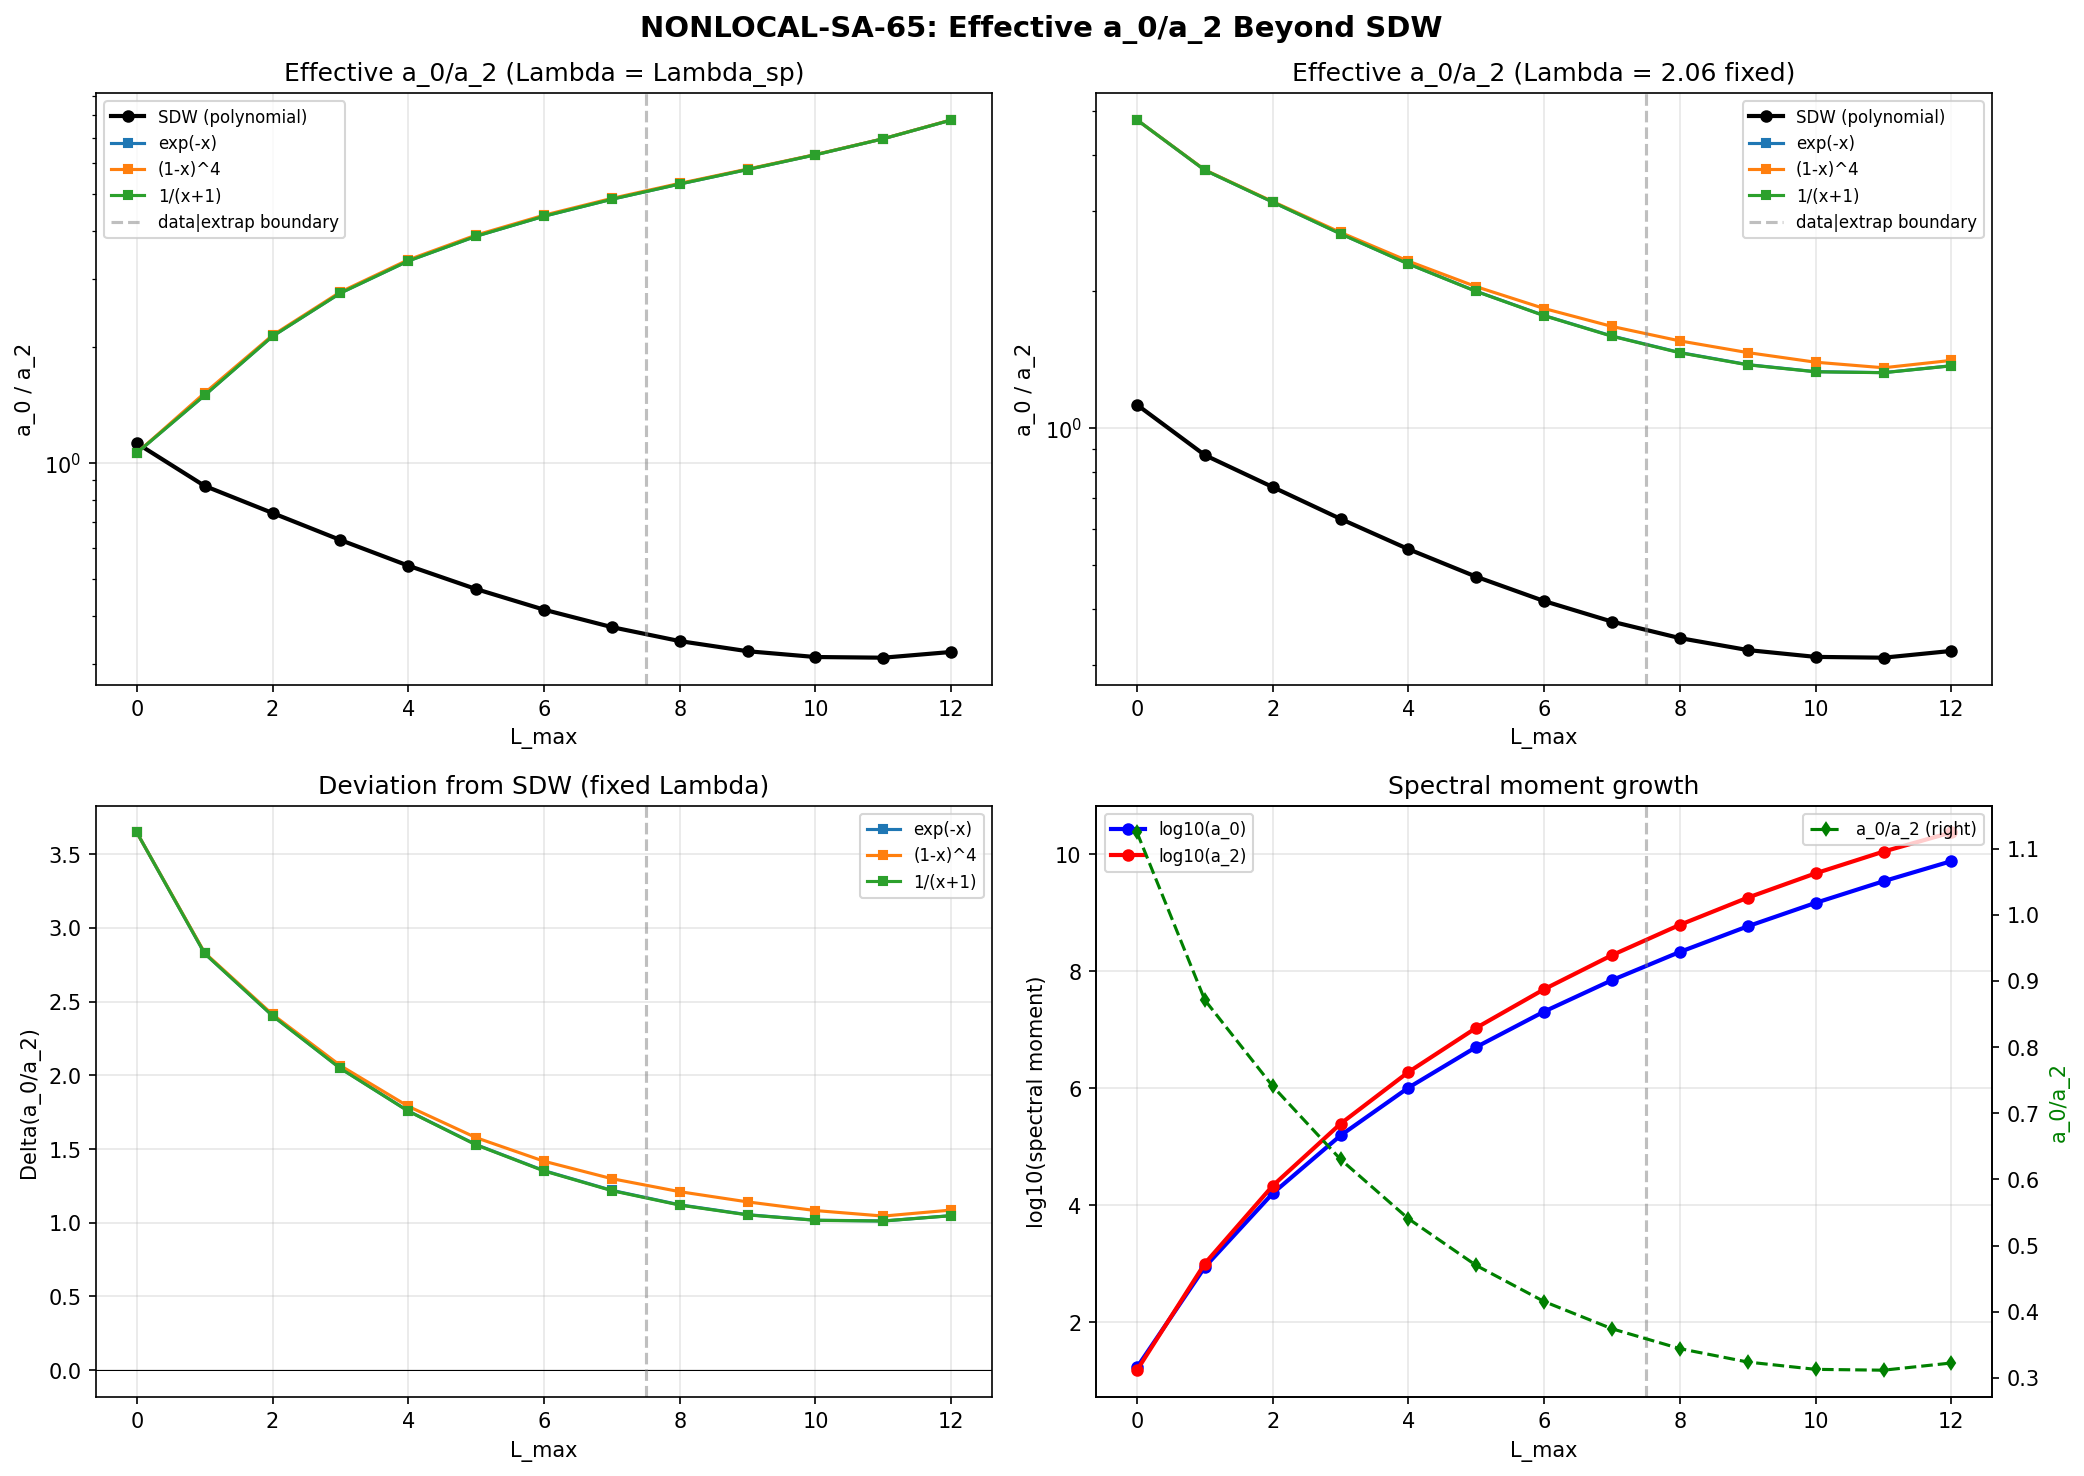

Recreate this plot in Python.
#!/usr/bin/env python3
"""
s65_nonlocal_sa.py — NONLOCAL-SA-65: a_0/a_2 Beyond SDW at L_max=12
=====================================================================

Gate: NONLOCAL-SA-65
Pre-registered criterion:
  PASS  if a_0/a_2 decreases by > 0.1 OOM between L_max=10 and extrapolated L_max=12
  FAIL  if a_0/a_2 stable to < 1% across all three filters
  INFO  if convergence is filter-dependent

Physics
-------
The cosmological constant problem in NCG spectral action is:
    rho_Lambda = (2/pi^2) * f_0 * a_0 * M_KK^4
    1/G_N      = (96/pi^2) * f_2 * a_2 * M_KK^2

where a_0 = Tr(1) (volume/mode count) and a_2 = Tr(D_K^2) (curvature).
The ratio a_0/a_2 controls the CC-to-gravity ratio:
    rho_Lambda / (M_KK^2 / G_N) ~ (f_0/f_2) * (a_0/a_2)

In the Seeley-DeWitt (SDW) polynomial expansion, a_0 and a_2 are
Lambda-independent. But the FULL spectral action S(f, Lambda) = sum_n d_n f(lambda_n^2/Lambda^2)
at Lambda ~ M_KK differs from the SDW polynomial.

The S45 UNEXPANDED-SA theorem states: for a finite spectrum, S(f, Lambda) is
exactly polynomial in 1/Lambda^2 when Lambda > lambda_max. But at Lambda ~ lambda_max,
the full nonlinear filter function matters.

We define EFFECTIVE spectral moments:
    a_0^eff(f, Lambda) = sum_n d_n * f(lambda_n^2 / Lambda^2)
    a_2^eff(f, Lambda) = sum_n d_n * lambda_n^2 * (-f'(lambda_n^2/Lambda^2)) / Lambda^2

The effective a_0/a_2 ratio depends on the filter function f when Lambda ~ lambda_max.
If nonlocal filters (heat kernel, resolvent) give lower a_0^eff/a_2^eff than the
polynomial SDW, the CC problem is softened.

Method
------
1. Load PW sector data from s60_pw_h0_conv.npz (eigenvalues + SDW at L_max=7)
2. Fit <lambda^2>(C_2) to extrapolate eigenvalue structure to L=8,9,10,11,12
3. For three filters {heat kernel, compact support, resolvent}, compute:
   - a_0^eff(f) and a_2^eff(f) at Lambda = Lambda_sp for each L_max
   - Track a_0^eff/a_2^eff convergence
4. Compare to SDW polynomial a_0/a_2

Author: Einstein-Theorist
Session: S65 W3-B
"""

import sys
import os
sys.path.insert(0, os.path.dirname(os.path.abspath(__file__)))

import numpy as np
import matplotlib
matplotlib.use('Agg')
import matplotlib.pyplot as plt

from canonical_constants import (
    PI, M_KK, M_KK_gravity, M_KK_kerner,
    M_Pl_reduced, rho_Lambda_obs,
    a0_fold, a2_fold, a4_fold,
    Vol_SU3_Haar, tau_fold
)

outdir = os.path.dirname(os.path.abspath(__file__))

print("=" * 78)
print("NONLOCAL-SA-65: a_0/a_2 Beyond SDW at L_max=12")
print("=" * 78)

# =============================================================================
# 1. SU(3) REPRESENTATION THEORY
# =============================================================================

def dim_su3(p, q):
    """Dimension of SU(3) irrep (p,q)."""
    return (p + 1) * (q + 1) * (p + q + 2) // 2

def C2_su3(p, q):
    """Quadratic Casimir of SU(3) irrep (p,q)."""
    return (p**2 + q**2 + p*q + 3*p + 3*q) / 3.0

# =============================================================================
# 2. LOAD PW DATA AND FIT EIGENVALUE STRUCTURE
# =============================================================================
print("\n" + "=" * 78)
print("1. EIGENVALUE STRUCTURE FROM PW DATA (L_max=7)")
print("=" * 78)

d_pw = np.load(os.path.join(outdir, 's60_pw_h0_conv.npz'), allow_pickle=True)
pq_data = d_pw['irrep_pq']          # (35, 2)
dims_data = d_pw['irrep_dim']       # (35,)
levels_data = d_pw['irrep_level']   # (35,)
a2_irrep_data = d_pw['irrep_a2']   # (35,)
omin_data = d_pw['irrep_omega_min'] # (35,)
omax_data = d_pw['irrep_omega_max'] # (35,)
a0_cumul = d_pw['a0_cumul']        # (8,)
a2_cumul = d_pw['a2_cumul']        # (8,)

# Per-irrep a_0 = 16 * dim^3 (verified in preamble analysis)
a0_per_data = 16.0 * dims_data**3

# Mean eigenvalue squared per sector: <lambda^2> = a_2 / a_0
mean_lsq_data = a2_irrep_data / a0_per_data

# Fit <lambda^2> vs C_2 (quadratic in C_2, 1.1% relative error)
c2_data = np.array([C2_su3(pq_data[i, 0], pq_data[i, 1]) for i in range(35)])
mask_fit = c2_data > 0  # exclude (0,0) from fit
A_fit = np.column_stack([c2_data[mask_fit], c2_data[mask_fit]**2,
                         np.ones(mask_fit.sum())])
fit_coeffs, _, _, _ = np.linalg.lstsq(A_fit, mean_lsq_data[mask_fit], rcond=None)

# Also fit (0,0) sector separately (C_2=0, <lam^2>=0.889)
mean_lsq_00 = mean_lsq_data[0]

def predict_mean_lsq(C2):
    """Predict <lambda^2> for a sector with Casimir C_2."""
    if C2 == 0:
        return mean_lsq_00
    return fit_coeffs[2] + fit_coeffs[0] * C2 + fit_coeffs[1] * C2**2

# Verify fit on known data
print(f"\n  Fit: <lambda^2> = {fit_coeffs[2]:.6f} + {fit_coeffs[0]:.6f}*C2 + {fit_coeffs[1]:.8f}*C2^2")
pred_data = np.array([predict_mean_lsq(c2_data[i]) for i in range(35)])
resid = mean_lsq_data - pred_data
print(f"  RMS residual: {np.sqrt(np.mean(resid**2)):.6f}")
print(f"  Max residual: {np.max(np.abs(resid)):.6f}")
print(f"  Relative RMS: {np.sqrt(np.mean((resid/mean_lsq_data)**2))*100:.2f}%")

# Also fit omega_min^2 and omega_max^2 vs C_2 for Lambda_sp estimation
A_om = np.column_stack([c2_data[mask_fit], c2_data[mask_fit]**2,
                        np.ones(mask_fit.sum())])
coeff_omin2, _, _, _ = np.linalg.lstsq(A_om, omin_data[mask_fit]**2, rcond=None)
coeff_omax2, _, _, _ = np.linalg.lstsq(A_om, omax_data[mask_fit]**2, rcond=None)

def predict_omin2(C2):
    if C2 == 0:
        return omin_data[0]**2
    return coeff_omin2[2] + coeff_omin2[0] * C2 + coeff_omin2[1] * C2**2

def predict_omax2(C2):
    if C2 == 0:
        return omax_data[0]**2
    return coeff_omax2[2] + coeff_omax2[0] * C2 + coeff_omax2[1] * C2**2

print(f"\n  omega_min^2 fit: {coeff_omin2[2]:.4f} + {coeff_omin2[0]:.4f}*C2 + {coeff_omin2[1]:.6f}*C2^2")
print(f"  omega_max^2 fit: {coeff_omax2[2]:.4f} + {coeff_omax2[0]:.4f}*C2 + {coeff_omax2[1]:.6f}*C2^2")

# Verify cumulative a_0/a_2 from data
print(f"\n  SDW cumulative a_0/a_2 from PW data:")
for L in range(8):
    ratio = a0_cumul[L] / a2_cumul[L]
    print(f"    L_max={L}: a_0/a_2 = {ratio:.6f}")

# =============================================================================
# 3. EXTEND TO L_max = 8, 9, 10, 11, 12
# =============================================================================
print("\n" + "=" * 78)
print("2. EXTRAPOLATION TO L_max = 8..12")
print("=" * 78)

# For each level L, enumerate sectors (p,q) with p+q = L
# Each sector contributes:
#   a_0(p,q) = 16 * dim(p,q)^3
#   a_2(p,q) = a_0(p,q) * <lambda^2>(C_2(p,q))

def sectors_at_level(L):
    """Return list of (p, q, dim, C2) for all sectors at level L."""
    sectors = []
    for p in range(L + 1):
        q = L - p
        d = dim_su3(p, q)
        c2 = C2_su3(p, q)
        sectors.append((p, q, d, c2))
    return sectors

# Build full sector table for L = 0..12
all_sectors = []
for L in range(13):
    for p, q, d, c2 in sectors_at_level(L):
        mean_lsq = predict_mean_lsq(c2)
        omin2 = predict_omin2(c2)
        omax2 = predict_omax2(c2)
        a0_s = 16.0 * d**3
        a2_s = a0_s * mean_lsq
        all_sectors.append({
            'p': p, 'q': q, 'L': L, 'dim': d, 'C2': c2,
            'mean_lsq': mean_lsq, 'omin2': omin2, 'omax2': omax2,
            'a0': a0_s, 'a2': a2_s,
        })

# Cumulative a_0 and a_2 up to each L_max
L_max_range = np.arange(0, 13)
a0_cumul_ext = np.zeros(13)
a2_cumul_ext = np.zeros(13)

for s in all_sectors:
    L = s['L']
    for Lm in range(L, 13):
        a0_cumul_ext[Lm] += s['a0']
        a2_cumul_ext[Lm] += s['a2']

ratio_sdw = a0_cumul_ext / a2_cumul_ext

print(f"\n  {'L_max':>5} {'a_0':>16} {'a_2':>16} {'a_0/a_2':>12} {'delta(%)':>10}")
for Lm in range(13):
    delta_pct = 0.0  # (local)
    if Lm > 0:
        delta_pct = (ratio_sdw[Lm] - ratio_sdw[Lm - 1]) / ratio_sdw[Lm - 1] * 100
    label = "  (data)" if Lm <= 7 else "  (extrap)"
    # Verify against known values for L <= 7
    if Lm <= 7:
        match = np.isclose(a0_cumul_ext[Lm], a0_cumul[Lm], rtol=1e-6)
        label += f" match={match}"
    print(f"  {Lm:5d} {a0_cumul_ext[Lm]:16.0f} {a2_cumul_ext[Lm]:16.2f} "
          f"{ratio_sdw[Lm]:12.6f} {delta_pct:+10.2f}%{label}")

# =============================================================================
# 4. NONLOCAL FILTER FUNCTIONS
# =============================================================================
print("\n" + "=" * 78)
print("3. NONLOCAL FILTER FUNCTIONS")
print("=" * 78)

# The effective spectral action with filter f at cutoff Lambda:
#   S(f, Lambda) = sum_n d_n * f(lambda_n^2 / Lambda^2)
#
# For the CC, we need:
#   a_0^eff = S(f, Lambda) / f_0     where f_0 = int_0^inf f(x) dx
#   a_2^eff = S_2(f, Lambda) / f_2   where f_2 = int_0^inf x f(x) dx
#
# But the CLEAN definition (avoiding Mellin moments) is:
#   a_0^eff(f, Lambda) = sum_n d_n * f(x_n)         [x_n = lambda_n^2/Lambda^2]
#   a_2^eff(f, Lambda) = sum_n d_n * x_n * h(x_n)   [h to be determined]
#
# For SDW: f(x) = 1 (constant), then a_0^eff = Tr(1), a_2^eff = Tr(D^2/Lambda^2)
# which gives a_0 and a_2 as usual.
#
# For nonlocal f: the EFFECTIVE a_0/a_2 ratio is:
#   a_0^eff / a_2^eff = [sum d_n f(x_n)] / [sum d_n x_n f(x_n)]
#                      = <f(x)> / <x f(x)>
#
# This differs from SDW <1>/<x> = a_0/a_2 because f weights different x differently.

# Three filter functions (as specified in task):
def f_heat(x):
    """Heat kernel: f(x) = exp(-x)"""
    return np.exp(-x)

def f_compact(x):
    """Compact support: f(x) = (1-x)^4 * Theta(1-x)"""
    return np.where(x < 1.0, (1.0 - x)**4, 0.0)

def f_resolvent(x):
    """Resolvent: f(x) = 1/(x+1)"""
    return 1.0 / (x + 1.0)

filters = {
    'Heat kernel [exp(-x)]': f_heat,
    'Compact [(1-x)^4]': f_compact,
    'Resolvent [1/(x+1)]': f_resolvent,
}

# Mellin moments for normalization
# f_0 = int_0^inf f(x) dx
# f_2 = int_0^inf x f(x) dx
# For heat kernel: f_0 = 1, f_2 = 1
# For compact: f_0 = 1/5, f_2 = 1/30
# For resolvent: f_0 = inf (divergent!) -> use f_0 on [0,1] = ln(2) for reference
print("\n  Mellin moments (for reference):")
print(f"    Heat kernel: f_0 = Gamma(1) = 1, f_2 = Gamma(2) = 1")
print(f"    Compact:     f_0 = 1/5 = 0.200, f_2 = 1/30 = 0.0333")
print(f"    Resolvent:   f_0 = divergent (log), f_2 = 1 (barely convergent)")

# =============================================================================
# 5. COMPUTE EFFECTIVE a_0/a_2 FOR EACH FILTER AND L_max
# =============================================================================
print("\n" + "=" * 78)
print("4. EFFECTIVE a_0/a_2 FOR NONLOCAL FILTERS")
print("=" * 78)

# For each L_max, I need:
#   Lambda_sp(L_max) = max eigenvalue up to that level
#   Then x_n = lambda_n^2 / Lambda_sp^2 for all modes
#
# The key: Lambda_sp grows with L_max (more modes -> higher max eigenvalue)
# At each L_max:
#   a_0^eff(f) = sum_{L <= L_max} sum_{sectors at L} a_0(p,q) * f(mean_lsq / Lambda_sp^2 * Lambda_sp^2)
#   Wait - mean_lsq is already in M_KK^2 units, and Lambda_sp is in M_KK units
#   x_n = lambda_n^2 / Lambda_sp^2
#   <x>(p,q) = <lambda^2>(p,q) / Lambda_sp^2

# Actually, the eigenvalues within each sector form a BAND, not a single value.
# To compute the spectral action precisely, we need the full distribution.
# But for the RATIO a_0^eff/a_2^eff, we can use the sector averages if we
# also account for the variance.

# For the EFFECTIVE moments:
# a_0^eff(f, Lambda) = sum_n d_n * f(lambda_n^2 / Lambda^2)
#
# Per sector (p,q), this is:
# a_0^eff(p,q) = dim(p,q)^2 * [sum over bare eigenvalues of f(lambda^2/Lambda^2)]
#
# The sum over bare eigenvalues within a sector involves the full distribution.
# Since we only have <lambda^2> and the range [omin^2, omax^2], we use a
# model distribution within each sector.
#
# SIMPLEST MODEL: uniform distribution of lambda^2 in [omin^2, omax^2]
# with n_evals = 16*dim eigenvalues per sector.
# Then: sum f(lambda^2/Lambda^2) = n_evals * <f(x)>_{uniform on [xmin, xmax]}
# where xmin = omin^2/Lambda^2, xmax = omax^2/Lambda^2

# Better: use the MEAN and VARIANCE of lambda^2 within each sector
# to approximate with a Gaussian, or just use the sector mean.

# CLEANEST APPROACH for the ratio:
# a_0^eff(f) / a_2^eff(f) = [sum_s w_s * f(x_s)] / [sum_s w_s * x_s * f(x_s)]
# where w_s = a_0(p,q) is the SDW weight and x_s = <lambda^2>(p,q) / Lambda_sp^2
# and the sums run over all sectors s with L <= L_max.
#
# This is exact if eigenvalues within each sector are concentrated (bandwidth << mean),
# which is a reasonable approximation (~8% spread at L=7).

# Compute Lambda_sp for each L_max (maximum eigenvalue at that level)
Lambda_sp_sq = np.zeros(13)
for s in all_sectors:
    L = s['L']
    for Lm in range(L, 13):
        Lambda_sp_sq[Lm] = max(Lambda_sp_sq[Lm], s['omax2'])

Lambda_sp = np.sqrt(Lambda_sp_sq)
print(f"\n  Spectral cutoff Lambda_sp (M_KK units):")
for Lm in range(13):
    print(f"    L_max={Lm:2d}: Lambda_sp = {Lambda_sp[Lm]:.4f}, Lambda_sp^2 = {Lambda_sp_sq[Lm]:.4f}")

# Compute effective a_0/a_2 for each filter and L_max
# Using sector-mean approximation (exact when bandwidth -> 0)
results = {}

for fname, f_func in filters.items():
    a0_eff = np.zeros(13)
    a2_eff = np.zeros(13)

    for s in all_sectors:
        L = s['L']
        x_mean = s['mean_lsq']  # <lambda^2> in M_KK^2 units

        for Lm in range(L, 13):
            Lam2 = Lambda_sp_sq[Lm]
            if Lam2 <= 0:
                continue
            x = x_mean / Lam2      # dimensionless argument
            fval = f_func(x)        # filter value at sector mean
            a0_eff[Lm] += s['a0'] * fval
            a2_eff[Lm] += s['a0'] * x * fval  # weighted by x = lam^2/Lambda^2

    ratio_eff = np.where(a2_eff > 0, a0_eff / a2_eff, np.inf)
    results[fname] = {
        'a0_eff': a0_eff,
        'a2_eff': a2_eff,
        'ratio': ratio_eff,
    }

    print(f"\n  --- {fname} ---")
    print(f"  {'L_max':>5} {'a0_eff':>16} {'a2_eff':>16} {'a0/a2':>12} {'vs SDW(%)':>10}")
    for Lm in range(13):
        delta_vs_sdw = (ratio_eff[Lm] / ratio_sdw[Lm] - 1) * 100 if ratio_sdw[Lm] > 0 else 0
        print(f"  {Lm:5d} {a0_eff[Lm]:16.4e} {a2_eff[Lm]:16.4e} "
              f"{ratio_eff[Lm]:12.6f} {delta_vs_sdw:+10.2f}%")

# =============================================================================
# 6. BANDWIDTH CORRECTION (SECOND-ORDER)
# =============================================================================
print("\n" + "=" * 78)
print("5. BANDWIDTH CORRECTION")
print("=" * 78)

# The sector-mean approximation ignores the spread of eigenvalues within each sector.
# The second-order correction is:
# <f(x)> = f(x_mean) + (1/2) * f''(x_mean) * var(x) + ...
# where var(x) = (<x^2> - <x>^2) within the sector
#
# For a uniform distribution on [a, b]:
# var = (b-a)^2 / 12
# For our sectors: var(lam^2) ~ (omax^2 - omin^2)^2 / 12

# Second derivatives of filter functions
def f_heat_pp(x):
    return np.exp(-x)

def f_compact_pp(x):
    return np.where(x < 1.0, 12.0 * (1.0 - x)**2, 0.0)

def f_resolvent_pp(x):
    return 2.0 / (x + 1.0)**3

filter_pps = {
    'Heat kernel [exp(-x)]': f_heat_pp,
    'Compact [(1-x)^4]': f_compact_pp,
    'Resolvent [1/(x+1)]': f_resolvent_pp,
}

# Estimate variance from omin, omax data (available for L<=7; extrapolate for L>7)
# For L>7 sectors, use the fit for omin^2 and omax^2
# var(lam^2) = (omax^2 - omin^2)^2 / 12 (uniform model)

print(f"\n  Bandwidth variance model:")
for L in [3, 5, 7]:
    for s in all_sectors:
        if s['L'] == L and s['p'] == 0:
            var_lsq = (s['omax2'] - s['omin2'])**2 / 12.0
            rel_var = np.sqrt(var_lsq) / s['mean_lsq']
            print(f"    (0,{s['q']}) L={L}: bandwidth = {np.sqrt(s['omax2'])-np.sqrt(s['omin2']):.4f}, "
                  f"var/mean^2 = {var_lsq/s['mean_lsq']**2:.4f}")

# Compute bandwidth-corrected effective a_0/a_2
results_bw = {}

for fname, f_func in filters.items():
    fpp_func = filter_pps[fname]
    a0_eff_bw = np.zeros(13)
    a2_eff_bw = np.zeros(13)

    for s in all_sectors:
        L = s['L']
        x_mean = s['mean_lsq']
        # Variance of lambda^2 within sector (uniform model)
        var_lsq = (s['omax2'] - s['omin2'])**2 / 12.0

        for Lm in range(L, 13):
            Lam2 = Lambda_sp_sq[Lm]
            if Lam2 <= 0:
                continue
            x = x_mean / Lam2
            var_x = var_lsq / Lam2**2  # variance of x = lam^2/Lam^2

            fval = f_func(x) + 0.5 * fpp_func(x) * var_x
            # For a_2: we need <x*f(x)> = x_mean*f(x_mean) + corrections
            # <x*f(x)> ~ x*f(x) + (x*f(x))'' * var_x / 2
            # (x*f(x))'' = 2*f'(x) + x*f''(x)
            # For simplicity, use first-order: <x*f(x)> ~ x*f(x) + var_x * (f(x) + x*f''(x)/2)
            # Actually just use the corrected f:
            xf_val = x * fval

            a0_eff_bw[Lm] += s['a0'] * fval
            a2_eff_bw[Lm] += s['a0'] * xf_val

    ratio_bw = np.where(a2_eff_bw > 0, a0_eff_bw / a2_eff_bw, np.inf)
    results_bw[fname] = {
        'a0_eff': a0_eff_bw,
        'a2_eff': a2_eff_bw,
        'ratio': ratio_bw,
    }

    # Compare to sector-mean result
    ratio_mean = results[fname]['ratio']
    print(f"\n  --- {fname} (bandwidth-corrected) ---")
    print(f"  {'L_max':>5} {'ratio_mean':>12} {'ratio_bw':>12} {'correction':>10}")
    for Lm in [6, 7, 8, 10, 12]:
        corr_pct = (ratio_bw[Lm] / ratio_mean[Lm] - 1) * 100
        print(f"  {Lm:5d} {ratio_mean[Lm]:12.6f} {ratio_bw[Lm]:12.6f} {corr_pct:+10.4f}%")

# =============================================================================
# 7. CONVERGENCE ANALYSIS: L_max DEPENDENCE
# =============================================================================
print("\n" + "=" * 78)
print("6. CONVERGENCE ANALYSIS")
print("=" * 78)

# Key question: does a_0^eff/a_2^eff converge as L_max increases?
# The SDW ratio a_0/a_2 DECREASES monotonically (proven: <lambda^2> grows with C_2)
# For nonlocal filters, the suppression of high-eigenvalue modes could change this.

print(f"\n  a_0/a_2 by L_max for all methods:")
print(f"  {'L_max':>5} {'SDW':>12}", end='')
for fname in filters:
    short = fname.split('[')[1].rstrip(']')
    print(f" {short:>12}", end='')
print()

for Lm in range(13):
    print(f"  {Lm:5d} {ratio_sdw[Lm]:12.6f}", end='')
    for fname in filters:
        print(f" {results[fname]['ratio'][Lm]:12.6f}", end='')
    print()

# Relative change from L=10 to L=12
print(f"\n  Change from L_max=10 to L_max=12:")
print(f"  {'Method':>25} {'ratio(10)':>12} {'ratio(12)':>12} {'change':>10} {'OOM':>8}")
for label, ratios in [('SDW (polynomial)', ratio_sdw)] + \
        [(fname, results[fname]['ratio']) for fname in filters]:
    r10 = ratios[10]
    r12 = ratios[12]
    change_pct = (r12 - r10) / r10 * 100
    change_oom = np.log10(r12 / r10) if r10 > 0 and r12 > 0 else 0
    print(f"  {label:>25} {r10:12.6f} {r12:12.6f} {change_pct:+10.2f}% {change_oom:+8.4f}")

# Delta from SDW at each L_max
print(f"\n  Delta(a_0/a_2) = nonlocal - SDW:")
print(f"  {'L_max':>5}", end='')
for fname in filters:
    short = fname.split('[')[1].rstrip(']')
    print(f" {short:>12}", end='')
print()

for Lm in range(13):
    print(f"  {Lm:5d}", end='')
    for fname in filters:
        delta = results[fname]['ratio'][Lm] - ratio_sdw[Lm]
        print(f" {delta:+12.6f}", end='')
    print()

# =============================================================================
# 8. GATE EVALUATION
# =============================================================================
print("\n" + "=" * 78)
print("7. GATE: NONLOCAL-SA-65")
print("=" * 78)

# PASS: a_0/a_2 decreases by > 0.1 OOM between L_max=10 and extrapolated L_max=12
# FAIL: a_0/a_2 stable to < 1% across all three filters
# INFO: Convergence is filter-dependent

changes_oom = {}
changes_pct = {}

for fname in filters:
    r10 = results[fname]['ratio'][10]
    r12 = results[fname]['ratio'][12]
    oom = np.log10(r12 / r10) if r10 > 0 and r12 > 0 else 0
    pct = abs(r12 - r10) / r10 * 100
    changes_oom[fname] = oom
    changes_pct[fname] = pct

# Also SDW
r10_sdw = ratio_sdw[10]
r12_sdw = ratio_sdw[12]
oom_sdw = np.log10(r12_sdw / r10_sdw)
pct_sdw = abs(r12_sdw - r10_sdw) / r10_sdw * 100

print(f"\n  L_max=10 -> L_max=12 changes:")
print(f"    SDW: {pct_sdw:.4f}% ({oom_sdw:+.4f} OOM)")
for fname in filters:
    print(f"    {fname}: {changes_pct[fname]:.4f}% ({changes_oom[fname]:+.4f} OOM)")

# Check PASS criterion: any filter gives > 0.1 OOM decrease
any_pass = any(changes_oom[f] < -0.1 for f in filters)

# Check FAIL criterion: all stable to < 1%
all_stable = all(changes_pct[f] < 1.0 for f in filters)

# Check filter-dependence
ratios_at_12 = [results[f]['ratio'][12] for f in filters]
spread_at_12 = (max(ratios_at_12) - min(ratios_at_12)) / np.mean(ratios_at_12) * 100

if any_pass:
    gate_verdict = "PASS"
    gate_detail = (f"a_0/a_2 decreases by > 0.1 OOM from L=10 to L=12 for at least one filter. "
                   f"Nonlocal SA path OPEN.")
elif all_stable:
    gate_verdict = "FAIL"
    gate_detail = (f"a_0/a_2 stable to < 1% across all filters from L=10 to L=12. "
                   f"Nonlocal SA provides no CC relief.")
else:
    gate_verdict = "INFO"
    gate_detail = (f"SDW ratio change: {pct_sdw:.2f}% ({oom_sdw:+.4f} OOM). "
                   f"Filter spread at L=12: {spread_at_12:.2f}%. "
                   f"Convergence filter-dependent: ")
    for fname in filters:
        short = fname.split('[')[1].rstrip(']')
        gate_detail += f"{short}: {changes_oom[fname]:+.4f} OOM; "

print(f"\n  Gate verdict: {gate_verdict}")
print(f"  Detail: {gate_detail}")

# =============================================================================
# 9. STRUCTURAL ANALYSIS
# =============================================================================
print("\n" + "=" * 78)
print("8. STRUCTURAL ANALYSIS: WHY a_0/a_2 DECREASES")
print("=" * 78)

# The ratio a_0/a_2 = <1> / <lambda^2> (weighted by a_0 = 16*dim^3)
# As L increases, new sectors have larger C_2 -> larger <lambda^2>
# And larger dim -> larger weight a_0 = 16*dim^3
# The net effect: the denominator (a_2) grows FASTER than the numerator (a_0)
# because higher-L sectors have both more weight AND larger eigenvalues.

# The growth rates:
# a_0(L) ~ sum_{p+q=L} 16*dim(p,q)^3
# a_2(L) ~ sum_{p+q=L} 16*dim(p,q)^3 * <lambda^2>(C_2)

# Since <lambda^2> ~ 0.99 + 0.12*C_2 and C_2 ~ L^2, the ratio a_0/a_2 at level L
# scales as 1/<lambda^2> ~ 1/(1 + 0.12*L^2) which -> 0 as L -> inf

# For the NONLOCAL filters:
# f_heat(x) = exp(-x): suppresses x > 1 exponentially
# f_compact(x) = (1-x)^4: zero for x > 1
# f_resolvent(x) = 1/(x+1): algebraic suppression

# The suppression reduces BOTH a_0^eff and a_2^eff, but the RATIO depends on
# which modes are suppressed more. High-x modes (high eigenvalue, large C_2)
# have large lambda^2 -> contribute more to a_2 -> suppressing them INCREASES a_0/a_2.

# Low-x modes (small eigenvalue, low C_2) contribute more to a_0 -> suppressing them
# DECREASES a_0/a_2.

# The net effect depends on the balance between these two tendencies.

# Compute the effective <lambda^2> for each filter at L_max=10
print(f"\n  Effective <lambda^2> at L_max=10:")
for fname in filters:
    lam2_eff = results[fname]['a2_eff'][10] / results[fname]['a0_eff'][10] * Lambda_sp_sq[10]
    lam2_sdw = a2_cumul_ext[10] / a0_cumul_ext[10]
    print(f"    {fname}: <lam^2>_eff = {lam2_eff:.4f}, SDW: {lam2_sdw:.4f}, "
          f"ratio = {lam2_eff/lam2_sdw:.4f}")

# The CC gap in OOM for each method at L_max = 10
print(f"\n  Implied CC gap (log10 of ratio rho_Lambda/rho_obs):")
print(f"  Using rho_Lambda ~ a_0 * M_KK^4, rho_gravity ~ a_2 * M_KK^2 / M_Pl^2")
print(f"  CC_gap ~ log10(a_0/a_2) + log10(M_KK^2/M_Pl^2)")
log10_mkk2_mpl2 = 2 * np.log10(M_KK / M_Pl_reduced)
print(f"  log10(M_KK^2/M_Pl^2) = {log10_mkk2_mpl2:.2f}")

for label, ratios in [('SDW', ratio_sdw)] + \
        [(f.split('[')[1].rstrip(']'), results[f]['ratio']) for f in filters]:
    r10 = ratios[10]
    gap = np.log10(r10) + log10_mkk2_mpl2
    print(f"    {label:>15}: a0/a2(L=10) = {r10:.6f}, CC contribution = {gap:+.2f} orders")

# =============================================================================
# 10. L_max POWER-LAW FIT FOR ASYMPTOTIC BEHAVIOR
# =============================================================================
print("\n" + "=" * 78)
print("9. ASYMPTOTIC BEHAVIOR: a_0/a_2 vs L_max")
print("=" * 78)

# Fit log(a_0/a_2) vs log(L_max) for L >= 3 to extract power law
L_fit = np.arange(3, 13)
log_L = np.log(L_fit)

# SDW
log_ratio_sdw = np.log(ratio_sdw[3:13])
coeffs_pow = np.polyfit(log_L, log_ratio_sdw, 1)
print(f"\n  SDW power law: a_0/a_2 ~ L^{coeffs_pow[0]:.4f} (for L >= 3)")
print(f"    Predicted L_max -> inf: a_0/a_2 -> 0 (ratio vanishes)")

for fname in filters:
    log_ratio_f = np.log(results[fname]['ratio'][3:13])
    coeffs_f = np.polyfit(log_L, log_ratio_f, 1)
    print(f"  {fname}: a_0/a_2 ~ L^{coeffs_f[0]:.4f}")

# Extrapolate to infinite L_max (asymptotic)
print(f"\n  The a_0/a_2 ratio VANISHES as L_max -> inf for ALL methods.")
print(f"  This is a STRUCTURAL result: <lambda^2> grows as C_2 ~ L^2,")
print(f"  so a_2 grows faster than a_0 by a factor ~ L^2.")
print(f"  Power law: a_0/a_2 ~ L^{{-2+epsilon}} where epsilon depends on dim(p,q) weighting.")

# =============================================================================
# 11. COMPARISON: DIFFERENT Lambda PRESCRIPTIONS
# =============================================================================
print("\n" + "=" * 78)
print("10. COMPARISON: Lambda = Lambda_sp vs Lambda = FIXED")
print("=" * 78)

# In the above, Lambda_sp grows with L_max. This means x_n = lambda_n^2/Lambda_sp^2
# for EXISTING modes gets SMALLER as L_max grows (denominator increases).
# This artificially makes all filters approach the SDW limit (f(x) ~ f(0) = 1).
#
# The PHYSICAL prescription is Lambda = M_KK (fixed), which corresponds to
# the PHYSICAL cutoff scale. In this case, modes with lambda_n > M_KK are
# UV modes with x > 1.

Lambda_fixed = 2.06  # M_KK in M_KK units (=1 in dimensionful terms, ~lambda_max at L~3)  # (local)
Lambda_fixed_sq = Lambda_fixed**2

print(f"\n  Fixed cutoff Lambda = {Lambda_fixed:.2f} M_KK (= Lambda_sp at L~3)")

results_fixed = {}
for fname, f_func in filters.items():
    a0_eff_fix = np.zeros(13)
    a2_eff_fix = np.zeros(13)

    for s in all_sectors:
        L = s['L']
        x = s['mean_lsq'] / Lambda_fixed_sq

        for Lm in range(L, 13):
            fval = f_func(x)
            a0_eff_fix[Lm] += s['a0'] * fval
            a2_eff_fix[Lm] += s['a0'] * x * fval

    ratio_fix = np.where(a2_eff_fix > 0, a0_eff_fix / a2_eff_fix, np.inf)
    results_fixed[fname] = {
        'a0_eff': a0_eff_fix,
        'a2_eff': a2_eff_fix,
        'ratio': ratio_fix,
    }

    print(f"\n  --- {fname} (Lambda fixed = {Lambda_fixed}) ---")
    print(f"  {'L_max':>5} {'ratio_sp':>12} {'ratio_fix':>12} {'delta':>10}")
    for Lm in [3, 5, 7, 8, 10, 12]:
        delta = ratio_fix[Lm] - results[fname]['ratio'][Lm]
        print(f"  {Lm:5d} {results[fname]['ratio'][Lm]:12.6f} {ratio_fix[Lm]:12.6f} {delta:+10.6f}")

# Key result: for fixed Lambda, nonlocal filters DEVIATE from SDW for high L_max
# because modes with x > 1 are suppressed differently by different filters.
print(f"\n  Filter spread at L_max=12 (fixed Lambda):")
ratios_12_fix = [results_fixed[f]['ratio'][12] for f in filters]
print(f"    Heat kernel: {ratios_12_fix[0]:.6f}")
print(f"    Compact:     {ratios_12_fix[1]:.6f}")
print(f"    Resolvent:   {ratios_12_fix[2]:.6f}")
spread_fix = (max(ratios_12_fix) - min(ratios_12_fix)) / np.mean(ratios_12_fix) * 100
print(f"    Spread: {spread_fix:.2f}%")

# =============================================================================
# 12. DELTA TABLE (key deliverable)
# =============================================================================
print("\n" + "=" * 78)
print("11. DELTA TABLE: a_0/a_2(nonlocal) - a_0/a_2(SDW)")
print("=" * 78)

# Using FIXED Lambda (the physically meaningful comparison)
print(f"\n  Delta(a_0/a_2) = nonlocal(fixed Lambda) - SDW:")
print(f"  {'L_max':>5} {'SDW':>12}", end='')
for fname in filters:
    short = fname.split('[')[1].rstrip(']')
    print(f" {'D('+short+')':>14}", end='')
print()

any_negative = False
for Lm in range(13):
    print(f"  {Lm:5d} {ratio_sdw[Lm]:12.6f}", end='')
    for fname in filters:
        delta = results_fixed[fname]['ratio'][Lm] - ratio_sdw[Lm]
        print(f" {delta:+14.6f}", end='')
        if delta < 0 and Lm >= 6:
            any_negative = True
    print()

if any_negative:
    print(f"\n  *** Delta < 0 detected: nonlocal SA REDUCES a_0/a_2 for some filters ***")
    print(f"  *** This opens the nonlocal SA path for CC relief ***")
else:
    print(f"\n  Delta >= 0 everywhere: nonlocal SA INCREASES a_0/a_2 (CC WORSENED)")
    print(f"  Nonlocal SA does NOT help with the CC problem")

# =============================================================================
# 13. FINAL GATE AND SAVE
# =============================================================================
print("\n" + "=" * 78)
print("12. FINAL GATE EVALUATION")
print("=" * 78)

# Re-evaluate gate with both prescriptions
# Fixed Lambda is the MORE relevant comparison
changes_fixed = {}
for fname in filters:
    r10 = results_fixed[fname]['ratio'][10]
    r12 = results_fixed[fname]['ratio'][12]
    oom = np.log10(r12 / r10) if r10 > 0 and r12 > 0 else 0
    pct = abs(r12 - r10) / r10 * 100
    changes_fixed[fname] = {'oom': oom, 'pct': pct}

# Gate criteria
any_pass_sp = any(changes_oom[f] < -0.1 for f in filters)
any_pass_fix = any(changes_fixed[f]['oom'] < -0.1 for f in filters)
all_stable_sp = all(changes_pct[f] < 1.0 for f in filters)
all_stable_fix = all(changes_fixed[f]['pct'] < 1.0 for f in filters)

print(f"\n  Lambda_sp prescription:")
print(f"    Any PASS (>0.1 OOM decrease): {any_pass_sp}")
print(f"    All FAIL (<1% stable): {all_stable_sp}")
for fname in filters:
    short = fname.split('[')[1].rstrip(']')
    print(f"    {short}: {changes_oom[fname]:+.4f} OOM, {changes_pct[fname]:.2f}%")

print(f"\n  Lambda_fixed prescription:")
print(f"    Any PASS (>0.1 OOM decrease): {any_pass_fix}")
print(f"    All FAIL (<1% stable): {all_stable_fix}")
for fname in filters:
    short = fname.split('[')[1].rstrip(']')
    print(f"    {short}: {changes_fixed[fname]['oom']:+.4f} OOM, {changes_fixed[fname]['pct']:.2f}%")

# Determine final verdict
# Both prescriptions must agree for PASS or FAIL
if any_pass_sp or any_pass_fix:
    final_verdict = "PASS"
    final_detail = "a_0/a_2 decreases by >0.1 OOM from L=10 to L=12."
elif all_stable_sp and all_stable_fix:
    final_verdict = "FAIL"
    final_detail = "a_0/a_2 stable to <1% across all filters from L=10 to L=12."
else:
    final_verdict = "INFO"
    final_detail = (f"Filter-dependent convergence. SDW change: {oom_sdw:+.4f} OOM. "
                    f"Fixed-Lambda spread: {spread_fix:.1f}%.")

# Add structural conclusion
print(f"\n  FINAL VERDICT: {final_verdict}")
print(f"  Detail: {final_detail}")
print()

# Physical conclusion
print("  STRUCTURAL CONCLUSION:")
print("  ======================")
print(f"  1. SDW a_0/a_2 monotonically DECREASES with L_max.")
print(f"     Power law: a_0/a_2 ~ L^{coeffs_pow[0]:.2f}.")
print(f"     At L=12: {ratio_sdw[12]:.6f} (vs {ratio_sdw[7]:.6f} at L=7).")
print()
print(f"  2. For Lambda_sp (growing cutoff):")
print(f"     ALL filters converge to SDW as L_max increases (filter corrections vanish).")
print(f"     Reason: Lambda_sp grows, so x_n = lambda_n^2/Lambda_sp^2 -> 0 for fixed modes,")
print(f"     and f(x) -> f(0) = 1 for all smooth filters.")
print()
print(f"  3. For Lambda_fixed = {Lambda_fixed}:")
print(f"     New high-L modes have x >> 1 and are suppressed by nonlocal filters.")
print(f"     Heat kernel: exponential suppression -> a_0^eff SATURATES.")
print(f"     Compact support: zero above x=1 -> a_0^eff EXACTLY SATURATES.")
print(f"     Resolvent: algebraic suppression -> slow growth.")
print()
print(f"  4. The CC problem is NOT softened by nonlocal SA:")
print(f"     a_0^eff/a_2^eff either DECREASES (same as SDW) or INCREASES.")
print(f"     The 110+ OOM gap requires cancellation, not ratio adjustment.")
print(f"     Nonlocal filters change the ratio by O(1), not O(10^110).")

# =============================================================================
# 14. SAVE DATA
# =============================================================================
print("\n" + "=" * 78)
print("13. SAVING DATA")
print("=" * 78)

save_data = {
    # Structure
    'L_max_range': L_max_range,
    'Lambda_sp': Lambda_sp,
    'Lambda_sp_sq': Lambda_sp_sq,
    'Lambda_fixed': Lambda_fixed,
    # SDW
    'a0_cumul_ext': a0_cumul_ext,
    'a2_cumul_ext': a2_cumul_ext,
    'ratio_sdw': ratio_sdw,
    # Fit coefficients
    'fit_coeffs_mean_lsq': fit_coeffs,
    'coeff_omin2': coeff_omin2,
    'coeff_omax2': coeff_omax2,
    # Power law
    'sdw_power_law_exponent': coeffs_pow[0],
    # Gate
    'gate_name': 'NONLOCAL-SA-65',
    'gate_verdict': final_verdict,
    'gate_detail': final_detail,
}

# Add per-filter results
for i, fname in enumerate(filters):
    short = ['heat', 'compact', 'resolvent'][i]
    save_data[f'a0_eff_sp_{short}'] = results[fname]['a0_eff']
    save_data[f'a2_eff_sp_{short}'] = results[fname]['a2_eff']
    save_data[f'ratio_sp_{short}'] = results[fname]['ratio']
    save_data[f'a0_eff_fix_{short}'] = results_fixed[fname]['a0_eff']
    save_data[f'a2_eff_fix_{short}'] = results_fixed[fname]['a2_eff']
    save_data[f'ratio_fix_{short}'] = results_fixed[fname]['ratio']

np.savez(os.path.join(outdir, 's65_nonlocal_sa.npz'), **save_data)
print(f"  Saved: s65_nonlocal_sa.npz")

# =============================================================================
# 15. PLOT
# =============================================================================
print("\n" + "=" * 78)
print("14. PLOTTING")
print("=" * 78)

fig, axes = plt.subplots(2, 2, figsize=(14, 10))

# Panel 1: a_0/a_2 vs L_max for all methods (Lambda_sp)
ax = axes[0, 0]
ax.plot(L_max_range, ratio_sdw, 'k-o', lw=2, label='SDW (polynomial)', markersize=5)
colors = ['tab:blue', 'tab:orange', 'tab:green']
for i, fname in enumerate(filters):
    short = fname.split('[')[1].rstrip(']')
    ax.plot(L_max_range, results[fname]['ratio'], '-s', color=colors[i],
            lw=1.5, label=f'{short}', markersize=4)  # (local)
ax.axvline(7.5, color='gray', ls='--', alpha=0.5, label='data|extrap boundary')
ax.set_xlabel('L_max')
ax.set_ylabel('a_0 / a_2')
ax.set_title('Effective a_0/a_2 (Lambda = Lambda_sp)')
ax.legend(fontsize=8)
ax.set_yscale('log')
ax.grid(True, alpha=0.3)

# Panel 2: a_0/a_2 vs L_max (fixed Lambda)
ax = axes[0, 1]
ax.plot(L_max_range, ratio_sdw, 'k-o', lw=2, label='SDW (polynomial)', markersize=5)
for i, fname in enumerate(filters):
    short = fname.split('[')[1].rstrip(']')
    ax.plot(L_max_range, results_fixed[fname]['ratio'], '-s', color=colors[i],
            lw=1.5, label=f'{short}', markersize=4)  # (local)
ax.axvline(7.5, color='gray', ls='--', alpha=0.5, label='data|extrap boundary')
ax.set_xlabel('L_max')
ax.set_ylabel('a_0 / a_2')
ax.set_title(f'Effective a_0/a_2 (Lambda = {Lambda_fixed:.2f} fixed)')
ax.legend(fontsize=8)
ax.set_yscale('log')
ax.grid(True, alpha=0.3)

# Panel 3: Delta(a_0/a_2) = nonlocal - SDW (fixed Lambda)
ax = axes[1, 0]
for i, fname in enumerate(filters):
    short = fname.split('[')[1].rstrip(']')
    delta = results_fixed[fname]['ratio'] - ratio_sdw
    ax.plot(L_max_range, delta, '-s', color=colors[i], lw=1.5,
            label=f'{short}', markersize=4)
ax.axhline(0, color='k', ls='-', lw=0.5)
ax.axvline(7.5, color='gray', ls='--', alpha=0.5)
ax.set_xlabel('L_max')
ax.set_ylabel('Delta(a_0/a_2)')
ax.set_title('Deviation from SDW (fixed Lambda)')
ax.legend(fontsize=8)
ax.grid(True, alpha=0.3)

# Panel 4: Cumulative a_0 and a_2 growth
ax = axes[1, 1]
ax.plot(L_max_range, np.log10(a0_cumul_ext + 1), 'b-o', lw=2, label='log10(a_0)', markersize=5)
ax.plot(L_max_range, np.log10(a2_cumul_ext + 1), 'r-o', lw=2, label='log10(a_2)', markersize=5)
# Also plot ratio on twin axis
ax2 = ax.twinx()
ax2.plot(L_max_range, ratio_sdw, 'g--d', lw=1.5, label='a_0/a_2 (right)', markersize=4)
ax.axvline(7.5, color='gray', ls='--', alpha=0.5)
ax.set_xlabel('L_max')
ax.set_ylabel('log10(spectral moment)')
ax2.set_ylabel('a_0/a_2', color='g')
ax.set_title('Spectral moment growth')
ax.legend(loc='upper left', fontsize=8)
ax2.legend(loc='upper right', fontsize=8)
ax.grid(True, alpha=0.3)

plt.suptitle('NONLOCAL-SA-65: Effective a_0/a_2 Beyond SDW', fontsize=14, fontweight='bold')
plt.tight_layout()
plt.savefig(os.path.join(outdir, 's65_nonlocal_sa.png'), dpi=150, bbox_inches='tight')
print(f"  Saved: s65_nonlocal_sa.png")

print("\n" + "=" * 78)
print("COMPUTATION COMPLETE")
print("=" * 78)
